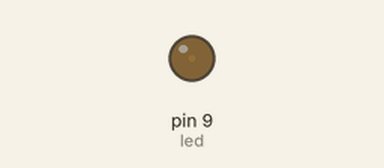
This sketch was run on a simulated Arduino Uno, built with avr-gcc and run on an emulated ATmega328P. Parts: output pins drawn as LEDs (lit = HIGH).

Above: at 0.05 s.
At 1.75 s:
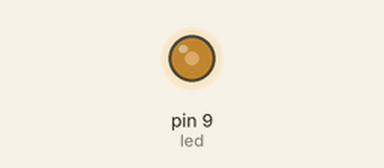
At 3.45 s:
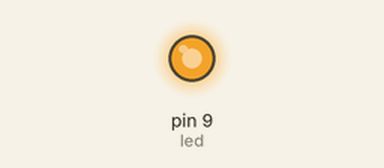
At 6.9 s:
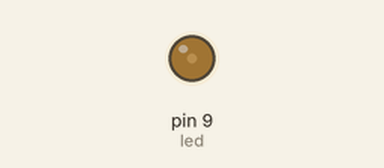
Timing chart, 0 to 9.9 s (numbered marks = the images above):
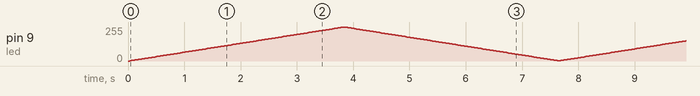

The sketch:

Fade.ino
```cpp
const int MIN  = 0;
const int MAX = 255;

int led = 9;
int brightness = 0;
int delta = 2;

void setup() {
  pinMode(led, OUTPUT);
 //Initialize serial and wait for port to open:
  Serial.begin(9600);
}

void loop() {
  analogWrite(led, brightness);
  brightness += delta;

  // Flip the sign of the delta to fade in the oposite way
  // Using < and > to prevent delta overflows
  if (brightness <= MIN || brightness >= MAX) {
    // Flip fade direction
    delta = -delta;
    // Correct the value
    brightness += delta;
  }

  delay(30);
}
```
